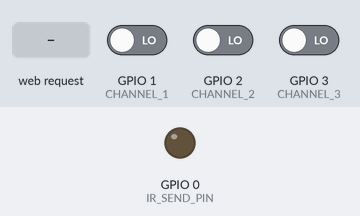
Bench run of a sketch on a simulated ESP8266 (NodeMCU). Shown: output pins drawn as LEDs (lit = HIGH). Inputs (shaded band) come from the test bench; at power-on: GPIO 1 (CHANNEL_1) LOW, GPIO 2 (CHANNEL_2) LOW, GPIO 3 (CHANNEL_3) LOW. WiFi joins after 1.5 s; servers stay silent unless stated.

Above: at 2.7 s.
2.8 s: HTTP request GET /b1 received
At 3.4 s:
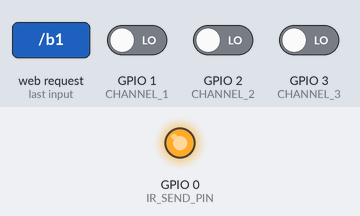
4.4 s: HTTP request GET /b2 received
Timing chart, 0 to 7.4 s (numbered marks = the images above; inputs shaded):
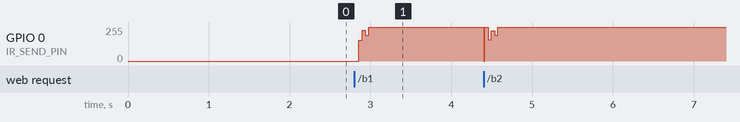

Measured:
- after the input at 2.8 s, GPIO 0 (IR_SEND_PIN): 0/255 → 255/255 after 0.06 s

The sketch:

switch.ino
```cpp
#include <ESP8266WiFi.h>

#define CHANNEL_1 1
#define CHANNEL_2 2
#define CHANNEL_3 3

#define IR_SEND_PIN 0
#define HTTP_SERVER_PORT 80

#define WIFI_SSID ""
#define WIFI_PASS ""

WiFiServer srv(HTTP_SERVER_PORT);

bool channel_1 = false;
bool channel_2 = false;
bool channel_3 = false;

const int32_t signal_for_b1[] = {
    -9200, 4500,
    -650, 550, -600, 500, -650, 550, -650, 550,
    -600, 550, -600, 550, -600, 550, -650, 1600,
    -650, 1600, -600, 1650, -600, 1650, -600, 1650,
    -600, 1600, -650, 1600, -650, 1600, -600, 550,
    -650, 550, -600, 1650, -600, 550, -600, 550,
    -650, 500, -650, 550, -600, 550, -600, 550,
    -650, 1600, -650, 550, -600, 1650, -600, 1600,
    -650, 1600, -600, 1650, -600, 1650, -600, 1650,
    -600, 39350, -9200, 2200, -600};

const int32_t signal_for_b2[] = {
    -9200, 4500,
    -600, 600, -600, 600, -600, 600, -600, 600,
    -600, 600, -600, 600, -600, 600, -600, 1600,
    -600, 1600, -600, 1600, -600, 1600, -600, 1600,
    -600, 1600, -600, 1600, -600, 1600, -600, 600,
    -600, 600, -600, 600, -600, 1600, -600, 600,
    -600, 600, -600, 600, -600, 600, -600, 600,
    -600, 1600, -600, 1600, -600, 600, -600, 1600,
    -600, 1600, -600, 1600, -600, 1600, -600, 1600,
    -600, 39400, -9200, 2200, -600};

const int32_t signal_for_b3[] = {
    -9200, 4500,
    -600, 600, -600, 600, -600, 600, -600, 600,
    -600, 600, -600, 600, -600, 600, -600, 1600,
    -600, 1600, -600, 1600, -600, 1600, -600, 1600,
    -600, 1600, -600, 1600, -600, 1600, -600, 600,
    -600, 600, -600, 1600, -600, 1600, -600, 600,
    -600, 600, -600, 600, -600, 600, -600, 600,
    -600, 1600, -600, 600, -600, 600, -600, 1600,
    -600, 1600, -600, 1600, -600, 1600, -600, 1600,
    -600, 39400, -9200, 2200, -600};

void write_signal(int32_t output_pin, const int32_t signal[], size_t size, bool blink = false)
{
    for (int i = 0; i < size; ++i)
    {
        int32_t timing = signal[i];
        bool result = timing > 0;

        digitalWrite(IR_SEND_PIN, static_cast<uint8_t>(result));
        if (blink)
        {
            digitalWrite(LED_BUILTIN, static_cast<uint8_t>(result));
        }

        delayMicroseconds(abs(timing));

        digitalWrite(IR_SEND_PIN, static_cast<uint8_t>(!result));
        if (blink)
        {
            digitalWrite(LED_BUILTIN, static_cast<uint8_t>(!result));
        }
    }
}

void setup()
{
    pinMode(LED_BUILTIN, OUTPUT);
    pinMode(IR_SEND_PIN, OUTPUT);

    // pinMode(CHANNEL_1, FUNCTION_3);
    // pinMode(CHANNEL_3, FUNCTION_3);

    pinMode(CHANNEL_1, INPUT);
    pinMode(CHANNEL_2, INPUT);
    pinMode(CHANNEL_3, INPUT);

    // Serial.begin(115200);
    // Serial.println();

    WiFi.begin(WIFI_SSID, WIFI_PASS);
    // Serial.print("Connecting");
    while (WiFi.status() != WL_CONNECTED)
    {
        delay(500);
        // Serial.print(".");
    }
    // Serial.println();

    // Serial.print("Connected, IP address: ");
    // Serial.println(WiFi.localIP());

    srv.begin();
}

void loop()
{
    // Check if a client has connected
    WiFiClient client = srv.available();
    if (!client)
    {
        return;
    }

    // Wait until the client sends some data
    while (!client.available())
    {
        delay(1);
    }

    // Read the first line of the request
    String request = client.readStringUntil('\r');
    // Serial.println(request);
    client.flush();

    if (request.indexOf("/b1") != -1)
    {
        int size = sizeof(signal_for_b1) / sizeof(signal_for_b1[0]);
        write_signal(IR_SEND_PIN, signal_for_b1, size, true);
    }
    else if (request.indexOf("/b2") != -1)
    {
        int size = sizeof(signal_for_b2) / sizeof(signal_for_b2[0]);
        write_signal(IR_SEND_PIN, signal_for_b2, size, true);
    }
    else if (request.indexOf("/b3") != -1)
    {
        int size = sizeof(signal_for_b3) / sizeof(signal_for_b3[0]);
        write_signal(IR_SEND_PIN, signal_for_b3, size, true);
    }

    // Return the response
    client.println("HTTP/1.1 200 OK");
    client.println("Content-Type: plain/text");
    client.println(""); // headers ends with \r\n\r\n

    channel_1 = digitalRead(CHANNEL_1) == HIGH;
    channel_2 = digitalRead(CHANNEL_2) == HIGH;
    channel_3 = digitalRead(CHANNEL_3) == HIGH;

    client.printf("%d:%d:%d\n", channel_1, channel_2, channel_3);
}
```
